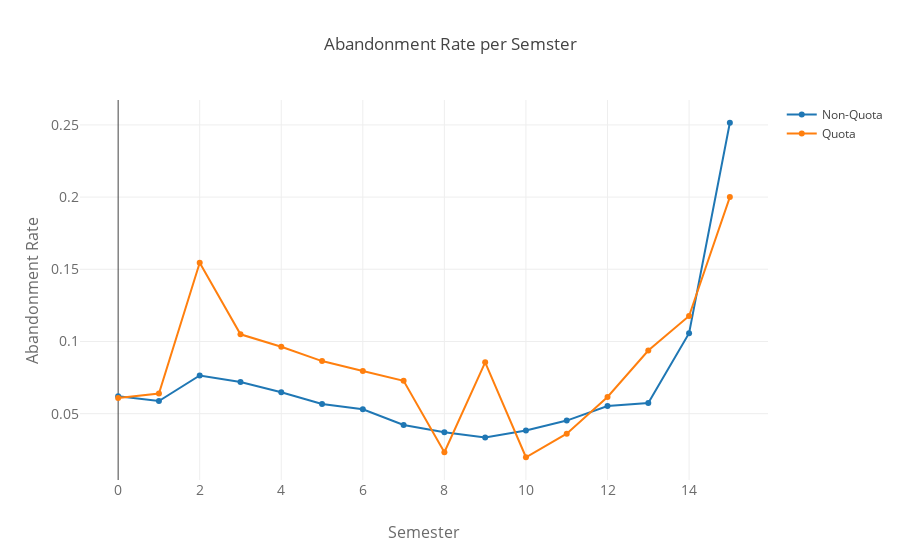

Notebook cell for this chart:
### Code cell
resultNaoCostista = frameNaoCotista['desistiu'] / frameNaoCotista['total']
resultCostista = frameCotista['desistiu'] / frameCotista['total']

dataNaoCotista = go.Scatter(
        x = frameNaoCotista['semestre'],
        y = resultNaoCostista,
        name='Non-Quota'
    )


dataCotista = go.Scatter(
        x = frameCotista['semestre'],
        y = resultCostista,
        name='Quota'
    )

data = [dataNaoCotista, dataCotista]
layout = go.Layout(
    title='Abandonment Rate per Semster',
    xaxis=dict(
        title='Semester',
        titlefont=dict(
            size=16,
            color='rgb(107, 107, 107)'
        ),
        tickfont=dict(
            size=14,
            color='rgb(107, 107, 107)'
        )
    ),
    yaxis=dict(
        title='Abandonment Rate',
        titlefont=dict(
            size=16,
            color='rgb(107, 107, 107)'
        ),
        tickfont=dict(
            size=14,
            color='rgb(107, 107, 107)'
        )
    ),
    barmode='group'
)
fig = go.Figure(data=data, layout=layout)
py.iplot(fig, filename='dados')

### Figure 1 — Plotly figure (JSON) as saved in the notebook; plotly's stock layout.template omitted (floating-point values rounded to 4 significant figures)
{"data": [{"name": "Non-Quota", "type": "scatter", "uid": "93fe38a1-6f6a-49c1-832a-9e693787a02b", "x": [0, 1, 2, 3, 4, 5, 6, 7, 8, 9, 10, 11, 12, 13, 14, 15], "y": [0.06207, 0.05871, 0.07647, 0.07198, 0.06479, 0.05666, 0.05302, 0.04215, 0.03713, 0.03347, 0.03836, 0.04521, 0.05531, 0.05742, 0.1057, 0.2515]}, {"name": "Quota", "type": "scatter", "uid": "213f1a30-da84-414e-8cad-53d7414e93e0", "x": [0, 1, 2, 3, 4, 5, 6, 7, 8, 9, 10, 11, 12, 13, 14, 15], "y": [0.06081, 0.06391, 0.1545, 0.105, 0.0963, 0.08642, 0.07955, 0.07273, 0.02326, 0.08553, 0.0198, 0.03614, 0.06154, 0.09375, 0.1176, 0.2]}], "layout": {"barmode": "group", "title": {"text": "Abandonment Rate per Semster"}, "xaxis": {"tickfont": {"color": "rgb(107, 107, 107)", "size": 14}, "title": {"font": {"color": "rgb(107, 107, 107)", "size": 16}, "text": "Semester"}}, "yaxis": {"tickfont": {"color": "rgb(107, 107, 107)", "size": 14}, "title": {"font": {"color": "rgb(107, 107, 107)", "size": 16}, "text": "Abandonment Rate"}}}}
